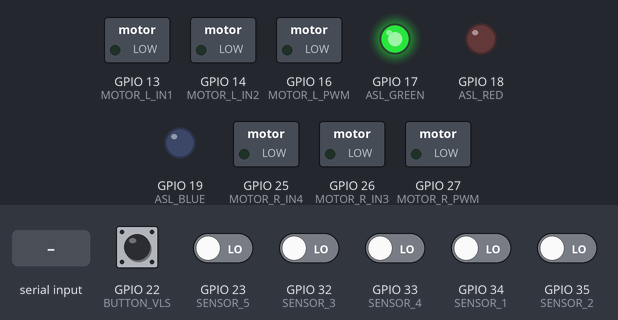
A sketch run on a simulated ESP32. Parts: switched loads named in the sketch (green lamp = pin HIGH), output pins drawn as LEDs (lit = HIGH). Inputs (shaded band) come from the test bench; at power-on: GPIO 22 (BUTTON_VLS) HIGH, GPIO 23 (SENSOR_5), GPIO 32 (SENSOR_3), GPIO 33 (SENSOR_4), GPIO 34 (SENSOR_1), GPIO 35 (SENSOR_2) LOW. Nothing arrives over Bluetooth unless stated; what the sketch prints to the serial monitor is not drawn.

Above: at 2.2 s.
2.3 s: GPIO 22 (BUTTON_VLS) pulled LOW for 0.15 s
At 3.9 s:
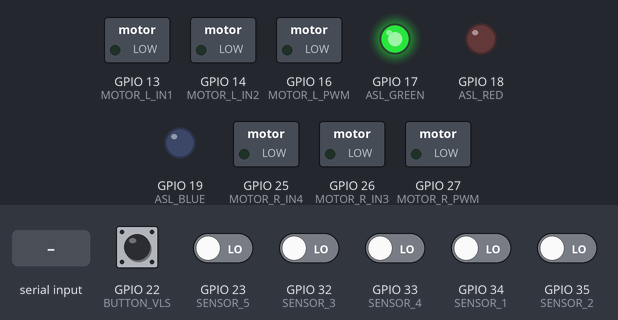
4.8 s: "STOP\n" received over Serial
At 5.7 s:
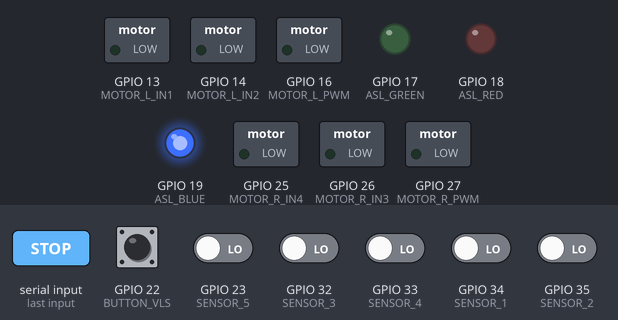
6.3 s: "RESET\n" received over Serial
At 6.8 s:
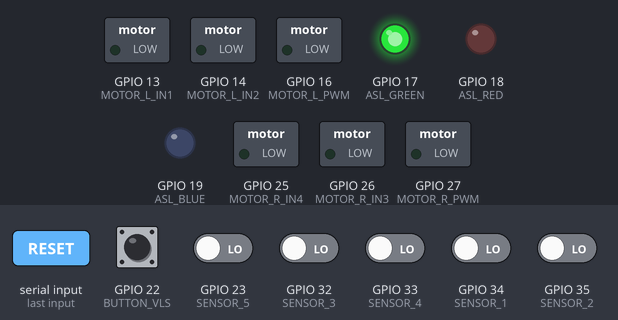
7.8 s: "START\n" received over Serial
At 9.9 s:
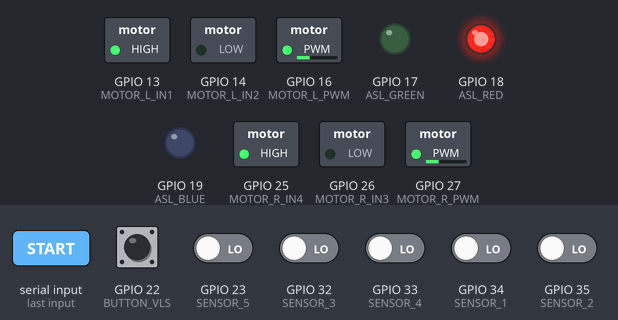
10.3 s: GPIO 23 (SENSOR_5) driven HIGH
At 11.1 s:
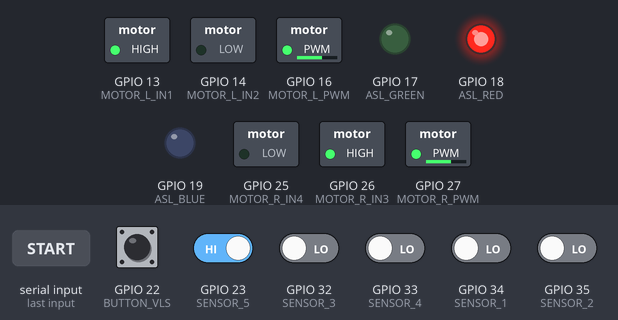
11.8 s: GPIO 32 (SENSOR_3) driven HIGH
At 12.2 s:
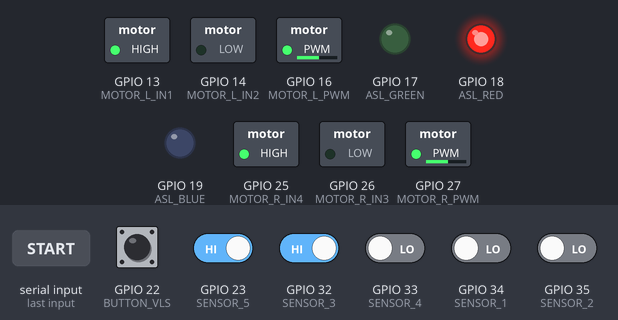
Timing chart, 0 to 14.3 s (numbered marks = the images above; inputs shaded):
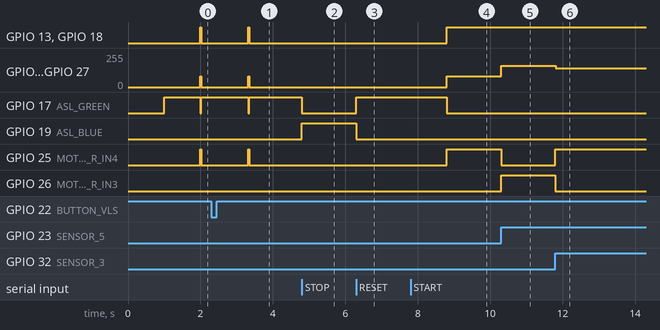

The sketch:

Group38_Car_Control.ino
```cpp
#include <Arduino.h>
#include "BluetoothSerial.h"

BluetoothSerial SerialBT;

#define USE_PHYSICAL_SENSORS true

// ==========================================
// 1. 腳位宣告
// ==========================================
// 感測器 (左到右)
const int SENSOR_1 = 34; const int SENSOR_2 = 35; const int SENSOR_3 = 32;
const int SENSOR_4 = 33; const int SENSOR_5 = 23;

// 馬達控制
const int MOTOR_L_PWM = 16; const int MOTOR_L_IN1 = 13; const int MOTOR_L_IN2 = 14;
const int MOTOR_R_PWM = 27; const int MOTOR_R_IN3 = 26; const int MOTOR_R_IN4 = 25;

// 狀態燈號與車載開關
const int ASL_GREEN = 17; const int ASL_RED = 18; const int ASL_BLUE = 19;
const int BUTTON_VLS = 22;

// 系統狀態
enum VehicleState { STATE_SAFE, STATE_AUTO, STATE_EBS_LOCKED };
VehicleState currentStatus = STATE_SAFE;
bool lastVlsState = true;

// ==========================================
// 2. 驅動參數設定
// ==========================================
const int pwmFreq = 5000; const int pwmResolution = 8;
const int baseSpeed = 140;

float Kp = 60.0;
float Ki = 0.00;
float Kd = 15.0;

const float errorTable[32] = {
  0, 4, 2, 3, 0, 0, 1, 2, -2, 0, 0, 0, -1, 0, 0, 0,
  -4, 0, 0, 0, 0, 0, 0, 0, -3, 0, 0, 0, -2, 0, 0, 0
};

// 副程式宣告
void updateASL();
void triggerEBS(String reason);
void calculateDrive(int sensorState);
int readPhysicalSensors();
void printToBoth(String msg);

// 開關防彈跳濾波 (防雜訊暴衝)
bool readVlsDebounced() {
  static bool stableState = true;
  static int filterCount = 0;
  bool rawState = (digitalRead(BUTTON_VLS) == LOW);

  if (rawState != stableState) {
    filterCount++;
    if (filterCount >= 20) { stableState = rawState; filterCount = 0; }
  } else { filterCount = 0; }
  return stableState;
}

// ==========================================
// 初始設定
// ==========================================
void setup() {
  Serial.begin(115200);
  SerialBT.begin("ESP32_RacingCar");

  pinMode(SENSOR_1, INPUT); pinMode(SENSOR_2, INPUT); pinMode(SENSOR_3, INPUT);
  pinMode(SENSOR_4, INPUT); pinMode(SENSOR_5, INPUT);
  pinMode(BUTTON_VLS, INPUT_PULLUP);

  pinMode(ASL_GREEN, OUTPUT); pinMode(ASL_RED, OUTPUT); pinMode(ASL_BLUE, OUTPUT);
  pinMode(MOTOR_L_IN1, OUTPUT); pinMode(MOTOR_L_IN2, OUTPUT);
  pinMode(MOTOR_R_IN3, OUTPUT); pinMode(MOTOR_R_IN4, OUTPUT);

  ledcAttach(MOTOR_L_PWM, pwmFreq, pwmResolution);
  ledcAttach(MOTOR_R_PWM, pwmFreq, pwmResolution);

  delay(1000); // 開機電流穩定
  lastVlsState = (digitalRead(BUTTON_VLS) == LOW);
  updateASL();
  Serial.println("系統啟動");
}

// ==========================================
// Loop 主迴圈
// ==========================================
void loop() {
  // 1. 車體 VLS 開關偵測
  bool currentVlsState = readVlsDebounced();
  if (currentVlsState != lastVlsState) {
    if (currentVlsState == true && currentStatus == STATE_SAFE) {
      delay(1000); currentStatus = STATE_AUTO; updateASL();
    } else if (currentVlsState == false && currentStatus == STATE_AUTO) {
      currentStatus = STATE_SAFE; updateASL();
    }
    lastVlsState = currentVlsState;
  }

  // 2. 藍牙優先遙控
  String input = "";
  if (SerialBT.available() > 0) input = SerialBT.readStringUntil('\n');
  else if (Serial.available() > 0) input = Serial.readStringUntil('\n');

  if (input != "") {
    input.trim(); input.toUpperCase();
    if (input == "STOP") triggerEBS("收到 STOP 指令");
    else if (input == "RESET" && currentStatus == STATE_EBS_LOCKED) {
      currentStatus = STATE_SAFE; updateASL();
    }
    else if (input == "START" && currentStatus == STATE_SAFE) {
      delay(1000); currentStatus = STATE_AUTO; updateASL();
    }
  }

  // 3. 循跡運算執行
  if (USE_PHYSICAL_SENSORS && currentStatus == STATE_AUTO) {
    int sensorState = readPhysicalSensors();
    calculateDrive(sensorState);
    delay(1); // 採樣
  }

  //  4. 安全鎖
  if (currentStatus != STATE_AUTO) {
    digitalWrite(MOTOR_L_IN1, LOW); digitalWrite(MOTOR_L_IN2, LOW);
    digitalWrite(MOTOR_R_IN3, LOW); digitalWrite(MOTOR_R_IN4, LOW);
    ledcWrite(MOTOR_L_PWM, 0);      ledcWrite(MOTOR_R_PWM, 0);
  }
}

void printToBoth(String msg) { Serial.println(msg); SerialBT.println(msg); }

int readPhysicalSensors() {
  int state = 0;
  state |= (digitalRead(SENSOR_1) << 4); state |= (digitalRead(SENSOR_2) << 3);
  state |= (digitalRead(SENSOR_3) << 2); state |= (digitalRead(SENSOR_4) << 1);
  state |= (digitalRead(SENSOR_5) << 0);
  return state;
}

void updateASL() {
  digitalWrite(ASL_GREEN, currentStatus == STATE_SAFE);
  digitalWrite(ASL_RED, currentStatus == STATE_AUTO);
  digitalWrite(ASL_BLUE, currentStatus == STATE_EBS_LOCKED);
}

void triggerEBS(String reason) { currentStatus = STATE_EBS_LOCKED; updateASL(); }

// ==========================================
// 驅動與死區核心
// ==========================================
void calculateDrive(int sensorState) {
  static float lastError = 0;
  static float integral = 0;
  float error = 0;
  int currentBaseSpeed = baseSpeed;

  if (sensorState == 0) {
    if (lastError > 0) error = 4.0; else if (lastError < 0) error = -4.0; else error = 0;
    currentBaseSpeed = 45;
  } else {
    error = errorTable[sensorState];
    if (abs(error) >= 3) currentBaseSpeed = 45;
  }

  integral += error; integral = constrain(integral, -50, 50);
  float output = (Kp * error) + (Ki * integral) + (Kd * (error - lastError));
  lastError = error;

  int leftSpeed = currentBaseSpeed + output;
  int rightSpeed = currentBaseSpeed - output;

  if (leftSpeed >= 0) { digitalWrite(MOTOR_L_IN1, HIGH); digitalWrite(MOTOR_L_IN2, LOW); }
  else { digitalWrite(MOTOR_L_IN1, LOW); digitalWrite(MOTOR_L_IN2, HIGH); leftSpeed = -leftSpeed; }

  // 右輪反轉修正
  if (rightSpeed >= 0) { digitalWrite(MOTOR_R_IN3, LOW); digitalWrite(MOTOR_R_IN4, HIGH); }
  else { digitalWrite(MOTOR_R_IN3, HIGH); digitalWrite(MOTOR_R_IN4, LOW); rightSpeed = -rightSpeed; }

  //  死區補償：提供突破靜摩擦力的保底電壓
  const int MIN_POWER = 80;
  if (leftSpeed > 0 && leftSpeed < MIN_POWER) leftSpeed = MIN_POWER;
  if (rightSpeed > 0 && rightSpeed < MIN_POWER) rightSpeed = MIN_POWER;

  leftSpeed = constrain(leftSpeed, 0, 160);
  rightSpeed = constrain(rightSpeed, 0, 160);

  ledcWrite(MOTOR_L_PWM, leftSpeed);
  ledcWrite(MOTOR_R_PWM, rightSpeed);
}
```

Measured:
- after the input at 2.3 s, GPIO 13 (MOTOR_L_IN1), GPIO 18 (ASL_RED), GPIO 25 (MOTOR_R_IN4): LOW → HIGH after 1.0 s, → LOW 0.03 s later; GPIO 16 (MOTOR_L_PWM), GPIO 27 (MOTOR_R_PWM): 0/255 → 80/255 after 1.0 s, → 0/255 0.03 s later; GPIO 17 (ASL_GREEN): HIGH → LOW after 1.0 s, → HIGH 0.03 s later
- after the input at 4.8 s, GPIO 17 (ASL_GREEN): HIGH → LOW at once; GPIO 19 (ASL_BLUE): LOW → HIGH at once
- after the input at 6.3 s, GPIO 17 (ASL_GREEN): LOW → HIGH at once; GPIO 19 (ASL_BLUE): HIGH → LOW at once
- after the input at 7.8 s, GPIO 13 (MOTOR_L_IN1), GPIO 18 (ASL_RED), GPIO 25 (MOTOR_R_IN4): LOW → HIGH after 1.0 s; GPIO 16 (MOTOR_L_PWM), GPIO 27 (MOTOR_R_PWM): 0/255 → 80/255 after 1.0 s; GPIO 17 (ASL_GREEN): HIGH → LOW after 1.0 s
- after the input at 10.3 s, GPIO 16 (MOTOR_L_PWM), GPIO 27 (MOTOR_R_PWM): 80/255 → 159/255 at once; GPIO 25 (MOTOR_R_IN4): HIGH → LOW at once; GPIO 26 (MOTOR_R_IN3): LOW → HIGH at once
- after the input at 11.8 s, GPIO 16 (MOTOR_L_PWM), GPIO 27 (MOTOR_R_PWM): 159/255 → 139/255 at once; GPIO 25 (MOTOR_R_IN4): LOW → HIGH at once; GPIO 26 (MOTOR_R_IN3): HIGH → LOW at once
